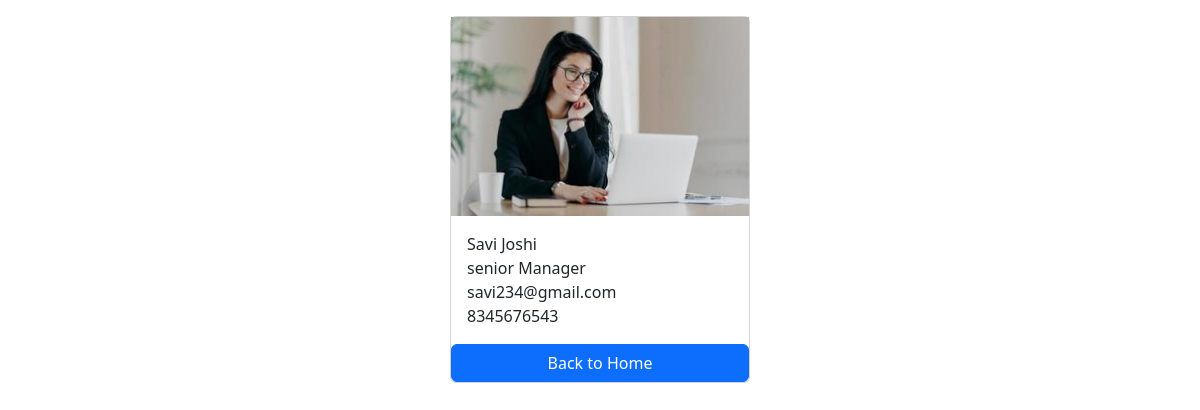
Screenshot of /employees/5/ with the database file from the repository.
### salary/models.py (models this page shows)
class Employee(models.Model):
     first_name=models.CharField(max_length=100)
     last_name=models.CharField(max_length=100)
     photo=models.ImageField(upload_to="images")
     designation=models.CharField(max_length=100)
     email_address=models.EmailField(max_length=100,unique=True)
     phone_number=models.CharField(max_length=10,blank=True)

### salary/views.py (the view)
# urls.py: path('<int:pk>/',views.employee_detail,name='employee_detail'),
def employee_detail(request,pk):
    employee=get_object_or_404(Employee,pk=pk)
    context={
        'employee':employee
    }
    return render(request,'employee_detail.html',context)

### template/employee_detail.html (shortened to what this page needs)
<!DOCTYPE html>
<html lang="en">
<head>
    <link href="https://cdn.jsdelivr.net/npm/bootstrap@5.3.3/dist/css/bootstrap.min.css" rel="stylesheet">
</head>
<body>
    <div class=" container  mt-3">
        <div class="card mx-auto" style="width:300px">
             <img src="{{employee.photo.url}}" alt="">
            <div class="card-body">
              <p class="card-text m-0">{{employee.first_name}} {{employee.last_name}}</p>
              <p class="card-text m-0" >{{employee.designation}}</p>
              <p class="card-text m-0" >{{employee.email_address}}</p>
              <p class="card-text m-0" >{{employee.phone_number}}</p>
            </div>
            <a href="{% url 'home' %}" class="btn  btn-primary">Back to Home</a>
        </div>
    </div>
</body>
</html>

### rows the page displays
Employee: photo (picture), first_name "Savi", last_name "Joshi", designation "senior Manager", email_address "savi234@gmail.com", phone_number "8345676543"
